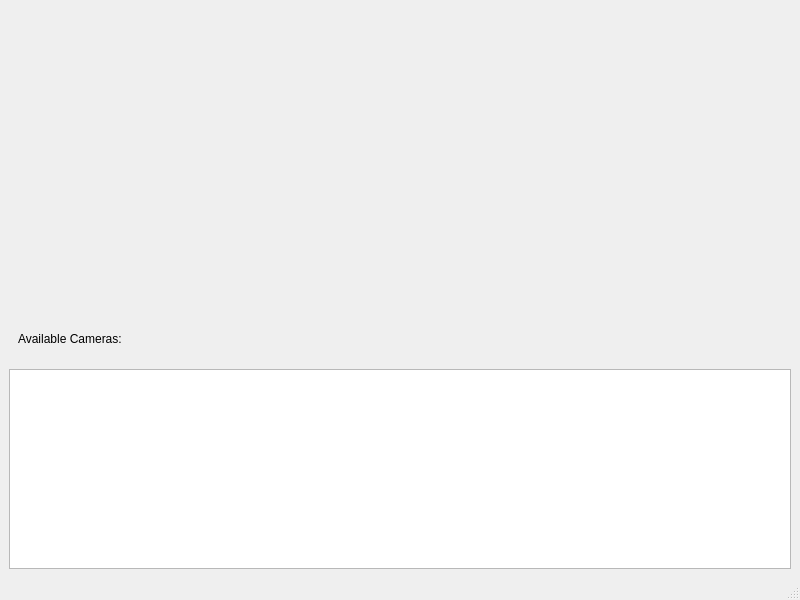
<?xml version="1.0" encoding="UTF-8"?>
<ui version="4.0">
 <class>MainWindow</class>
 <widget class="QMainWindow" name="MainWindow">
  <property name="geometry">
   <rect>
    <x>0</x>
    <y>0</y>
    <width>800</width>
    <height>600</height>
   </rect>
  </property>
  <property name="windowTitle">
   <string>MainWindow</string>
  </property>
  <widget class="QWidget" name="centralwidget">
   <layout class="QVBoxLayout" name="verticalLayout">
    <item>
     <widget class="QFrame" name="images_frm">
      <property name="frameShape">
       <enum>QFrame::NoFrame</enum>
      </property>
      <property name="frameShadow">
       <enum>QFrame::Raised</enum>
      </property>
      <layout class="QHBoxLayout" name="images_frm_lyt">
       <item>
        <widget class="QFrame" name="cam_frm">
         <property name="frameShape">
          <enum>QFrame::NoFrame</enum>
         </property>
         <property name="frameShadow">
          <enum>QFrame::Raised</enum>
         </property>
         <layout class="QVBoxLayout" name="cam_frm_lyt">
          <property name="leftMargin">
           <number>0</number>
          </property>
          <property name="topMargin">
           <number>0</number>
          </property>
          <property name="rightMargin">
           <number>0</number>
          </property>
          <property name="bottomMargin">
           <number>0</number>
          </property>
          <item>
           <widget class="QLabel" name="scanner_video_lbl">
            <property name="minimumSize">
             <size>
              <width>100</width>
              <height>100</height>
             </size>
            </property>
            <property name="text">
             <string/>
            </property>
           </widget>
          </item>
          <item>
           <widget class="QLabel" name="label">
            <property name="enabled">
             <bool>true</bool>
            </property>
            <property name="sizePolicy">
             <sizepolicy hsizetype="Preferred" vsizetype="Fixed">
              <horstretch>0</horstretch>
              <verstretch>0</verstretch>
             </sizepolicy>
            </property>
            <property name="maximumSize">
             <size>
              <width>16777215</width>
              <height>30</height>
             </size>
            </property>
            <property name="text">
             <string>Available Cameras:</string>
            </property>
           </widget>
          </item>
         </layout>
        </widget>
       </item>
       <item>
        <widget class="QFrame" name="right_frame">
         <property name="frameShape">
          <enum>QFrame::NoFrame</enum>
         </property>
         <property name="frameShadow">
          <enum>QFrame::Raised</enum>
         </property>
         <layout class="QVBoxLayout" name="right_frame_lyt">
          <property name="leftMargin">
           <number>0</number>
          </property>
          <property name="topMargin">
           <number>0</number>
          </property>
          <property name="rightMargin">
           <number>0</number>
          </property>
          <property name="bottomMargin">
           <number>0</number>
          </property>
          <item>
           <widget class="QLabel" name="qr_code_lbl">
            <property name="minimumSize">
             <size>
              <width>10</width>
              <height>10</height>
             </size>
            </property>
            <property name="text">
             <string/>
            </property>
            <property name="alignment">
             <set>Qt::AlignRight|Qt::AlignTop|Qt::AlignTrailing</set>
            </property>
           </widget>
          </item>
         </layout>
        </widget>
       </item>
      </layout>
     </widget>
    </item>
    <item>
     <widget class="QPlainTextEdit" name="text_txbx">
      <property name="sizePolicy">
       <sizepolicy hsizetype="Preferred" vsizetype="Fixed">
        <horstretch>0</horstretch>
        <verstretch>0</verstretch>
       </sizepolicy>
      </property>
      <property name="minimumSize">
       <size>
        <width>30</width>
        <height>30</height>
       </size>
      </property>
      <property name="maximumSize">
       <size>
        <width>16777215</width>
        <height>200</height>
       </size>
      </property>
     </widget>
    </item>
   </layout>
  </widget>
  <widget class="QMenuBar" name="menubar">
   <property name="geometry">
    <rect>
     <x>0</x>
     <y>0</y>
     <width>800</width>
     <height>31</height>
    </rect>
   </property>
  </widget>
  <widget class="QStatusBar" name="statusbar"/>
 </widget>
 <resources/>
 <connections/>
</ui>
